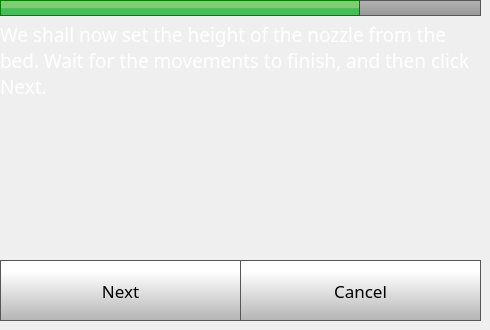
    <widget class="QWidget" name="step6Page">
     <widget class="QLabel" name="caliberateLabel_15">
      <property name="geometry">
       <rect>
        <x>0</x>
        <y>0</y>
        <width>360</width>
        <height>16</height>
       </rect>
      </property>
      <property name="font">
       <font>
        <family>Gotham</family>
        <pointsize>14</pointsize>
        <weight>50</weight>
        <bold>false</bold>
       </font>
      </property>
      <property name="styleSheet">
       <string notr="true">	background-color: qlineargradient(spread:pad, x1:0, y1:0.523, x2:0, y2:0.534, stop:0 rgba(130, 203, 117, 255), stop:1 rgba(66, 191, 85, 255));
border: 1px solid green;</string>
      </property>
      <property name="text">
       <string/>
      </property>
     </widget>
     <widget class="QPushButton" name="step6CancelButton">
      <property name="geometry">
       <rect>
        <x>240</x>
        <y>260</y>
        <width>241</width>
        <height>61</height>
       </rect>
      </property>
      <property name="font">
       <font>
        <family>Gotham</family>
        <pointsize>13</pointsize>
       </font>
      </property>
      <property name="styleSheet">
       <string notr="true">QPushButton {
     border: 1px solid rgb(87, 87, 87);
	background-color: qlineargradient(spread:pad, x1:0, y1:1, x2:0, y2:0.188, stop:0 rgba(180, 180, 180, 255), stop:1 rgba(255, 255, 255, 255));


}

QPushButton:pressed {
    background-color: qlineargradient(x1: 0, y1: 0, x2: 0, y2: 1,
                                      stop: 0 #dadbde, stop: 1 #f6f7fa);
}

QPushButton:flat {
    border: none; /* no border for a flat push button */
}

QPushButton:default {
    border-color: navy; /* make the default button prominent */
}

QPushButton:focus {
	outline: none;
}</string>
      </property>
      <property name="text">
       <string>Cancel</string>
      </property>
      <property name="iconSize">
       <size>
        <width>40</width>
        <height>40</height>
       </size>
      </property>
     </widget>
     <widget class="QLabel" name="caliberateNozzleHeightLabel">
      <property name="geometry">
       <rect>
        <x>0</x>
        <y>20</y>
        <width>471</width>
        <height>81</height>
       </rect>
      </property>
      <property name="font">
       <font>
        <family>Gotham</family>
        <pointsize>14</pointsize>
        <weight>50</weight>
        <bold>false</bold>
       </font>
      </property>
      <property name="styleSheet">
       <string notr="true">color: rgb(255, 255, 255);</string>
      </property>
      <property name="text">
       <string>We shall now set the height of the nozzle from the bed. Wait for the movements to finish, and then click Next.</string>
      </property>
      <property name="wordWrap">
       <bool>true</bool>
      </property>
     </widget>
     <widget class="QPushButton" name="step6NextButton">
      <property name="geometry">
       <rect>
        <x>0</x>
        <y>260</y>
        <width>241</width>
        <height>61</height>
       </rect>
      </property>
      <property name="font">
       <font>
        <family>Gotham</family>
        <pointsize>13</pointsize>
       </font>
      </property>
      <property name="styleSheet">
       <string notr="true">QPushButton {
     border: 1px solid rgb(87, 87, 87);
	background-color: qlineargradient(spread:pad, x1:0, y1:1, x2:0, y2:0.188, stop:0 rgba(180, 180, 180, 255), stop:1 rgba(255, 255, 255, 255));


}

QPushButton:pressed {
    background-color: qlineargradient(x1: 0, y1: 0, x2: 0, y2: 1,
                                      stop: 0 #dadbde, stop: 1 #f6f7fa);
}

QPushButton:flat {
    border: none; /* no border for a flat push button */
}

QPushButton:default {
    border-color: navy; /* make the default button prominent */
}

QPushButton:focus {
	outline: none;
}</string>
      </property>
      <property name="text">
       <string>Next</string>
      </property>
      <property name="iconSize">
       <size>
        <width>40</width>
        <height>40</height>
       </size>
      </property>
     </widget>
     <widget class="QLabel" name="printPreviewSelected_8">
      <property name="geometry">
       <rect>
        <x>50</x>
        <y>120</y>
        <width>371</width>
        <height>111</height>
       </rect>
      </property>
      <property name="styleSheet">
       <string notr="true">background-color: rgba(255, 255, 255, 0);</string>
      </property>
      <property name="text">
       <string/>
      </property>
      <property name="pixmap">
       <pixmap>../octoprint_Julia3GTouchUI/octoprint_Julia3GTouchUI/templates/img/Nozzle Offset.png</pixmap>
      </property>
      <property name="scaledContents">
       <bool>true</bool>
      </property>
     </widget>
     <widget class="QLabel" name="caliberateLabel_25">
      <property name="geometry">
       <rect>
        <x>0</x>
        <y>0</y>
        <width>481</width>
        <height>16</height>
       </rect>
      </property>
      <property name="font">
       <font>
        <family>Gotham</family>
        <pointsize>14</pointsize>
        <weight>50</weight>
        <bold>false</bold>
       </font>
      </property>
      <property name="styleSheet">
       <string notr="true">    border: 1px solid rgb(87, 87, 87);
 /*  border-bottom-left-radius: 10px;
 border-bottom-right-radius: 10px;*/
	background-color: qlineargradient(spread:pad, x1:0, y1:1, x2:0, y2:0, stop:0 rgba(150, 150, 150, 255), stop:1 rgba(180, 180, 180, 255));</string>
      </property>
      <property name="text">
       <string/>
      </property>
     </widget>
     <zorder>caliberateLabel_25</zorder>
     <zorder>caliberateLabel_15</zorder>
     <zorder>step6CancelButton</zorder>
     <zorder>caliberateNozzleHeightLabel</zorder>
     <zorder>step6NextButton</zorder>
     <zorder>printPreviewSelected_8</zorder>
    </widget>
